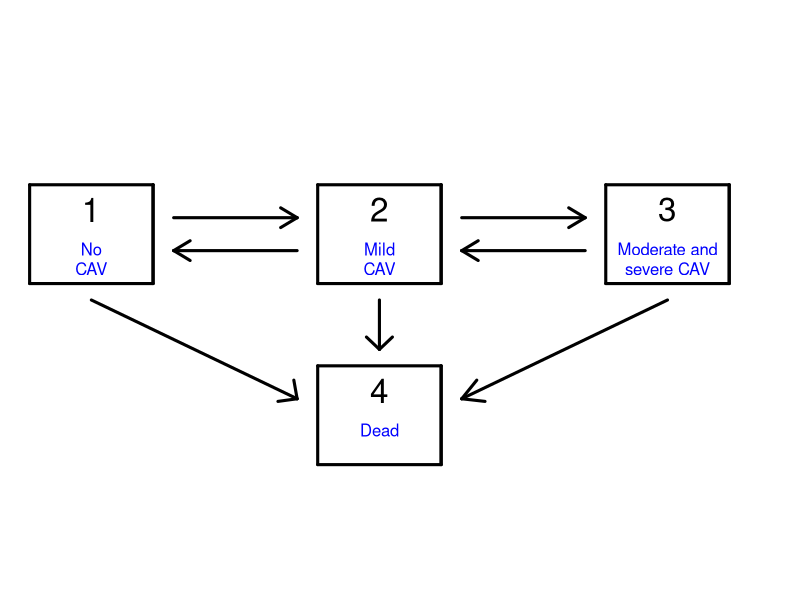

The R source for this figure:
# Chapter 1: Diagram four-state model for CAV data

# Ardo, 2016

# Prelim plot (line widths, text, and colours):
lwd1 <- 3
lwd2 <- 3
states <- c("1","4","2","3")
states.txt0 <- c("  "," ","  ", " ")
states.txt1 <- c("No","Dead","Mild", "Moderate and")
states.txt2 <- c("CAV"," ","CAV", "severe CAV")
kleur<-"black"
kleur.txt<-"blue"

# Parameters (sizes for boxes and arrows):
nodes <- rbind(c(0,85),c(70,30),c(70,85),c(140,85))
rib   <- 30
space <- 5
arrow1 <- 4
arrow2 <- 3

# Frame Plot:
op <- par(mar=c(0,0,0,0))
plot(c(0,180),c(0,100),type="n",ylab="",xlab="", axes=F,main="",asp=.8)

##################
# Plot boxes for four states:
for(i in 1:4){
 a <- nodes[i,]
 lines(c(a[1],a[1]+rib),c(a[2],a[2]),lwd=lwd1,lty=1,col=kleur)
 lines(c(a[1]+rib,a[1]+rib),c(a[2]-rib,a[2]),lwd=lwd1,lty=1,col=kleur)
 lines(c(a[1]+rib,a[1]+rib),c(a[2]-rib,a[2]),lwd=lwd1,lty=1,col=kleur)
 lines(c(a[1],a[1]+rib),c(a[2]-rib,a[2]-rib),lwd=lwd1,lty=1,col=kleur)
 lines(c(a[1],a[1]),c(a[2],a[2]-rib),lwd=lwd1,lty=1,col=kleur)

 # Text in boxes:
 eps <- 3
 text(a[1]+1/2*rib,a[2]-1/4*rib, states[i], cex=2,col=kleur)
 text(a[1]+1/2*rib,a[2]-3/4*rib+2.5*eps, states.txt0[i], cex=1, col=kleur.txt)
 text(a[1]+1/2*rib,a[2]-3/4*rib+eps, states.txt1[i], cex=1, col=kleur.txt)
 text(a[1]+1/2*rib,a[2]-3/4*rib-eps, states.txt2[i], cex=1, col=kleur.txt)
}

########################
# Plot arrows:
# Shortcuts for plotting lines:
a <- nodes[1,]
b <- nodes[2,]
c <- nodes[3,]
d <- nodes[4,]

# q_12:
lines(c(a[1]+rib+space,c[1]-space),c(a[2]-1/3*rib,c[2]-1/3*rib),lwd=lwd2,lty=1,col=kleur)
lines(c(c[1]-space-arrow1,c[1]-space),c(c[2]-1/3*rib-arrow2,c[2]-1/3*rib),lwd=lwd2,lty=1,col=kleur)
lines(c(c[1]-space-arrow1,c[1]-space),c(c[2]-1/3*rib+arrow2,c[2]-1/3*rib),lwd=lwd2,lty=1,col=kleur)

# q_21:
lines(c(a[1]+rib+space,c[1]-space),c(a[2]-2/3*rib,c[2]-2/3*rib),lwd=lwd2,lty=1,col=kleur)
lines(c(a[1]+rib+space,a[1]+rib+space+arrow1),c(a[2]-2/3*rib,a[2]-2/3*rib+arrow2),lwd=lwd2,lty=1,col=kleur)
lines(c(a[1]+rib+space,a[1]+rib+space+arrow1),c(a[2]-2/3*rib,a[2]-2/3*rib-arrow2),lwd=lwd2,lty=1,col=kleur)

# q_14
lines(c(a[1]+1/2*rib,b[1]-space),c(a[2]-rib-space,b[2]-1/3*rib),lwd=lwd2,lty=1,col=kleur)
arrow1d <- 2*cos(pi/4)*arrow1
arrow2d <- 2*sin(pi/4)*arrow1
correction <- 1
lines(c(b[1]-space-arrow1d+correction,b[1]-space),c(b[2]-1/3*rib-.8,b[2]-1/3*rib),lwd=lwd2,lty=1,col=kleur)
lines(c(b[1]-space,b[1]-space-.8),c(b[2]-1/3*rib,b[2]-1/3*rib+arrow2d),lwd=lwd2,lty=1,col=kleur)

# q_24:
correction <- 2.5
lines(c(c[1]+1/2*rib,c[1]+1/2*rib),c(c[2]-rib-space,b[2]+space),lwd=lwd2,lty=1,col=kleur)
lines(c(c[1]+1/2*rib-arrow1d+correction,c[1]+1/2*rib),c(b[2]+1/8*rib+space,b[2]+space),lwd=lwd2,lty=1,col=kleur)
lines(c(c[1]+1/2*rib,c[1]+1/2*rib+arrow1d-correction),c(b[2]+space,b[2]+1/8*rib+space),lwd=lwd2,lty=1,col=kleur)

# q_23:
lines(c(c[1]+rib+space,d[1]-space),c(c[2]-1/3*rib,d[2]-1/3*rib),lwd=lwd2,lty=1,col=kleur)
lines(c(d[1]-space-arrow1,d[1]-space),c(d[2]-1/3*rib-arrow2,d[2]-1/3*rib),lwd=lwd2,lty=1,col=kleur)
lines(c(d[1]-space-arrow1,d[1]-space),c(d[2]-1/3*rib+arrow2,d[2]-1/3*rib),lwd=lwd2,lty=1,col=kleur)

# q_32:
lines(c(c[1]+rib+space,d[1]-space),c(c[2]-2/3*rib,d[2]-2/3*rib),lwd=lwd2,lty=1,col=kleur)
lines(c(c[1]+rib+space,c[1]+rib+space+arrow1),c(c[2]-2/3*rib,c[2]-2/3*rib+arrow2),lwd=lwd2,lty=1,col=kleur)
lines(c(c[1]+rib+space,c[1]+rib+space+arrow1),c(c[2]-2/3*rib,c[2]-2/3*rib-arrow2),lwd=lwd2,lty=1,col=kleur)

# q_34
lines(c(d[1]+1/2*rib,b[1]+rib+space),c(a[2]-rib-space,b[2]-1/3*rib),lwd=lwd2,lty=1,col=kleur)
arrow1d <- 2*cos(pi/4)*arrow1
arrow2d <- 2*sin(pi/4)*arrow1
correction<-2
lines(c(b[1]+rib+space+arrow1d,b[1]+rib+space),c(b[2]-1/3*rib-.8,b[2]-1/3*rib),lwd=lwd2,lty=1,col=kleur)
lines(c(b[1]+rib+space+arrow1d-2,b[1]+rib+space),c(b[2]-1/3*rib+arrow2d,b[2]-1/3*rib),lwd=lwd2,lty=1,col=kleur)

